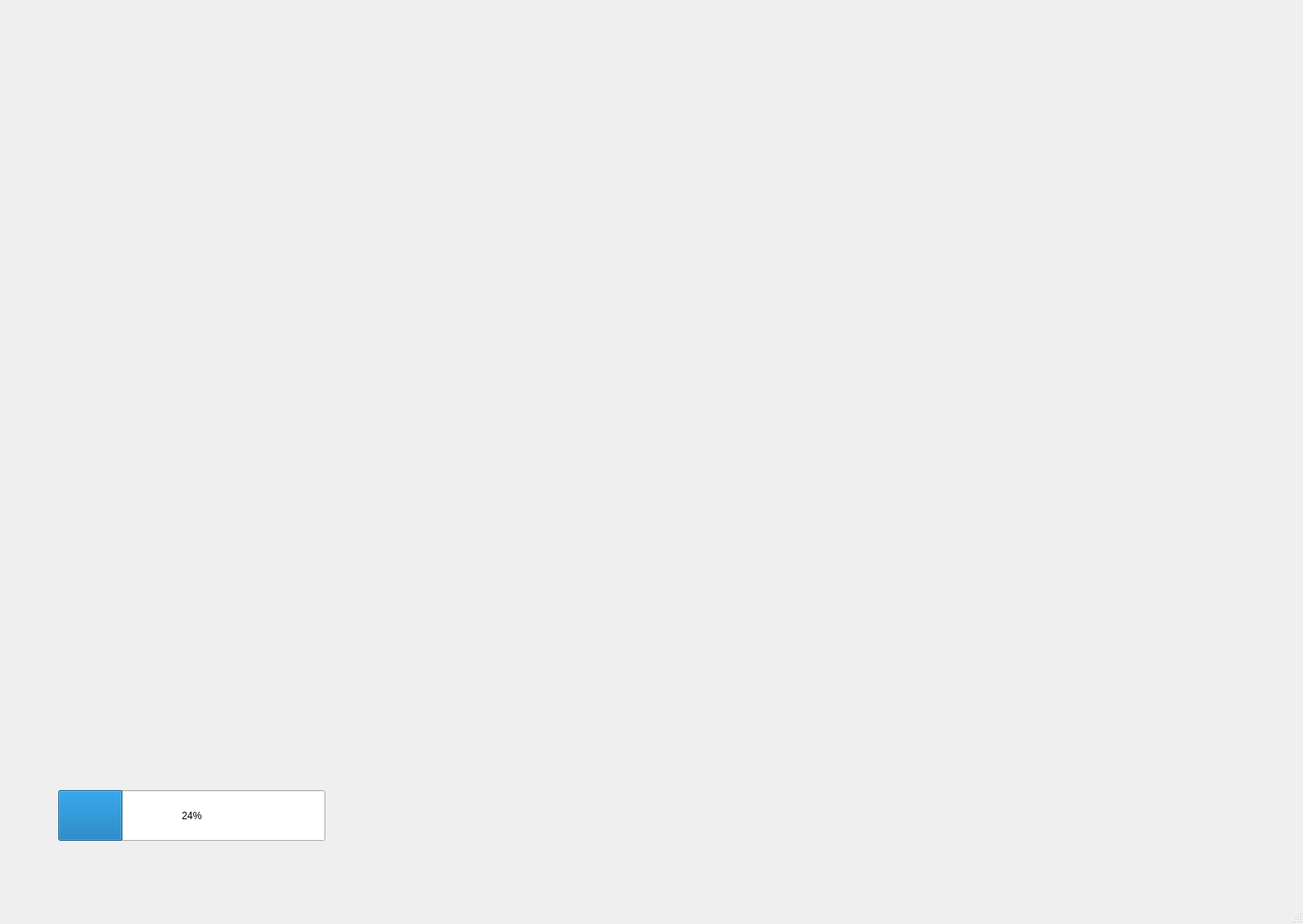
<?xml version="1.0" encoding="UTF-8"?>
<ui version="4.0">
 <class>TheFight</class>
 <widget class="QMainWindow" name="TheFight">
  <property name="geometry">
   <rect>
    <x>0</x>
    <y>0</y>
    <width>1566</width>
    <height>1111</height>
   </rect>
  </property>
  <property name="windowTitle">
   <string>MainWindow</string>
  </property>
  <property name="styleSheet">
   <string notr="true">#TheFight{
	
	background-image: url(:/back/images/Fight_back1.jpg);
background-position:center;
}</string>
  </property>
  <widget class="QWidget" name="centralwidget">
   <widget class="QProgressBar" name="Player_energy">
    <property name="geometry">
     <rect>
      <x>70</x>
      <y>950</y>
      <width>321</width>
      <height>61</height>
     </rect>
    </property>
    <property name="value">
     <number>24</number>
    </property>
   </widget>
  </widget>
  <widget class="QMenuBar" name="menubar">
   <property name="geometry">
    <rect>
     <x>0</x>
     <y>0</y>
     <width>1566</width>
     <height>25</height>
    </rect>
   </property>
  </widget>
  <widget class="QStatusBar" name="statusbar"/>
 </widget>
 <resources/>
 <connections/>
 <slots>
  <signal>Energy_get()</signal>
 </slots>
</ui>
